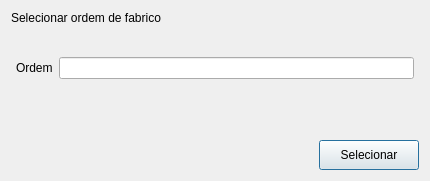
<?xml version="1.0" encoding="UTF-8"?>
<ui version="4.0">
 <class>SelectOrderDialog</class>
 <widget class="QDialog" name="SelectOrderDialog">
  <property name="geometry">
   <rect>
    <x>0</x>
    <y>0</y>
    <width>430</width>
    <height>181</height>
   </rect>
  </property>
  <property name="minimumSize">
   <size>
    <width>430</width>
    <height>181</height>
   </size>
  </property>
  <property name="maximumSize">
   <size>
    <width>430</width>
    <height>181</height>
   </size>
  </property>
  <property name="windowTitle">
   <string>Controlo de Produção - Seleciona Produto</string>
  </property>
  <property name="windowIcon">
   <iconset resource="resources.qrc">
    <normaloff>:/images/images/logo-uartronica-final-mini.png</normaloff>:/images/images/logo-uartronica-final-mini.png</iconset>
  </property>
  <property name="styleSheet">
   <string notr="true">font: 10pt &quot;MS Shell Dlg 2&quot;;</string>
  </property>
  <layout class="QVBoxLayout" name="verticalLayout">
   <item alignment="Qt::AlignTop">
    <widget class="QLabel" name="label_2">
     <property name="styleSheet">
      <string notr="true">font: 75 11pt &quot;MS Shell Dlg 2&quot;;</string>
     </property>
     <property name="text">
      <string>Selecionar ordem de fabrico</string>
     </property>
    </widget>
   </item>
   <item>
    <spacer name="verticalSpacer_2">
     <property name="orientation">
      <enum>Qt::Vertical</enum>
     </property>
     <property name="sizeType">
      <enum>QSizePolicy::Fixed</enum>
     </property>
     <property name="sizeHint" stdset="0">
      <size>
       <width>20</width>
       <height>10</height>
      </size>
     </property>
    </spacer>
   </item>
   <item>
    <layout class="QFormLayout" name="formLayout">
     <property name="leftMargin">
      <number>5</number>
     </property>
     <property name="topMargin">
      <number>5</number>
     </property>
     <property name="rightMargin">
      <number>5</number>
     </property>
     <item row="0" column="0">
      <widget class="QLabel" name="label">
       <property name="text">
        <string>Ordem</string>
       </property>
      </widget>
     </item>
     <item row="0" column="1">
      <widget class="QLineEdit" name="order_line_edit"/>
     </item>
    </layout>
   </item>
   <item>
    <spacer name="verticalSpacer_3">
     <property name="orientation">
      <enum>Qt::Vertical</enum>
     </property>
     <property name="sizeType">
      <enum>QSizePolicy::Fixed</enum>
     </property>
     <property name="sizeHint" stdset="0">
      <size>
       <width>20</width>
       <height>5</height>
      </size>
     </property>
    </spacer>
   </item>
   <item>
    <widget class="QLabel" name="label_form_error">
     <property name="styleSheet">
      <string notr="true">color: rgb(255, 0, 0);</string>
     </property>
     <property name="text">
      <string/>
     </property>
    </widget>
   </item>
   <item>
    <spacer name="verticalSpacer">
     <property name="orientation">
      <enum>Qt::Vertical</enum>
     </property>
     <property name="sizeType">
      <enum>QSizePolicy::Fixed</enum>
     </property>
     <property name="sizeHint" stdset="0">
      <size>
       <width>20</width>
       <height>20</height>
      </size>
     </property>
    </spacer>
   </item>
   <item alignment="Qt::AlignRight">
    <widget class="QPushButton" name="btn_submit">
     <property name="enabled">
      <bool>true</bool>
     </property>
     <property name="minimumSize">
      <size>
       <width>100</width>
       <height>30</height>
      </size>
     </property>
     <property name="text">
      <string>Selecionar</string>
     </property>
    </widget>
   </item>
  </layout>
 </widget>
 <resources>
  <include location="resources.qrc"/>
 </resources>
 <connections/>
</ui>
